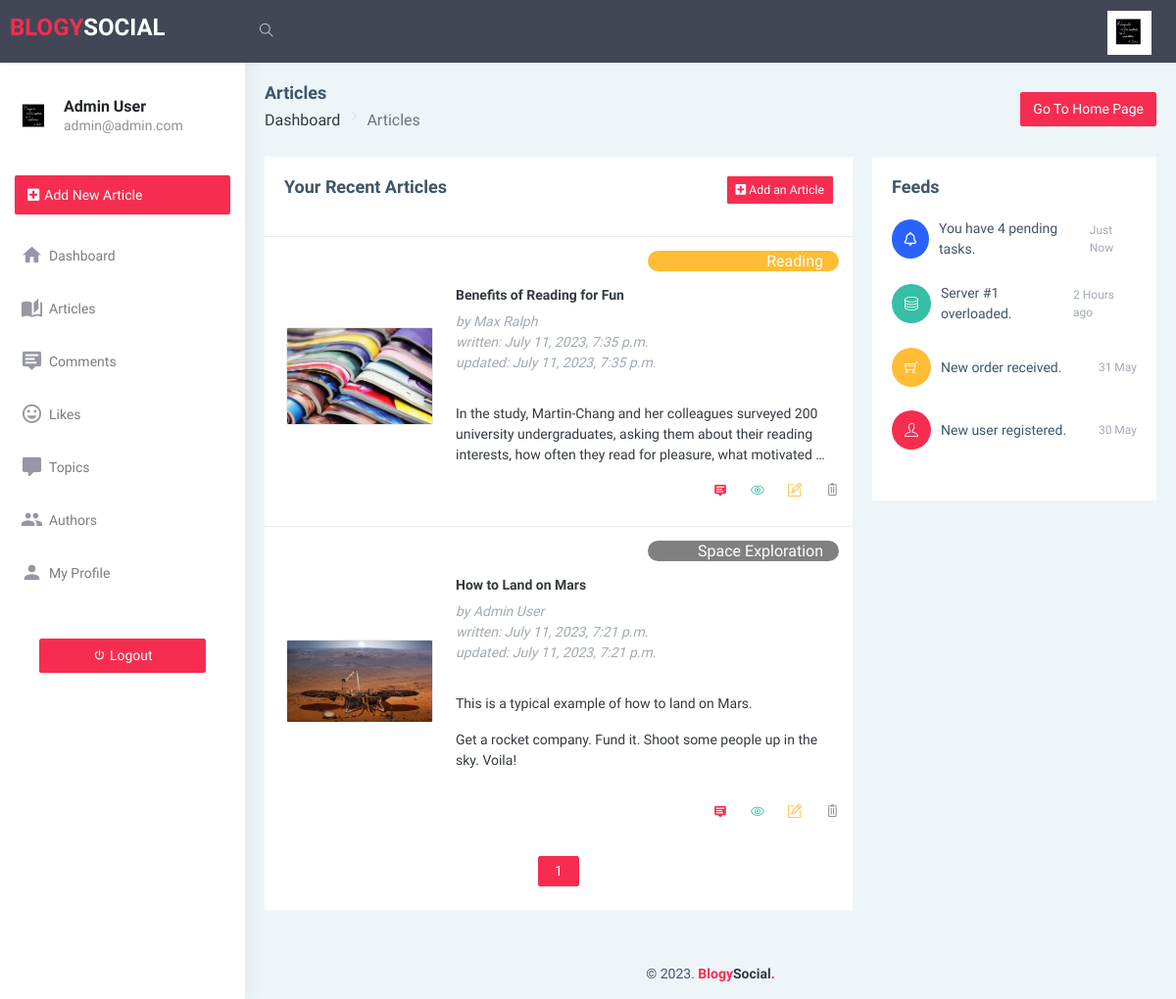
The page /posts/articles/ (signed in) on the database as committed earlier.
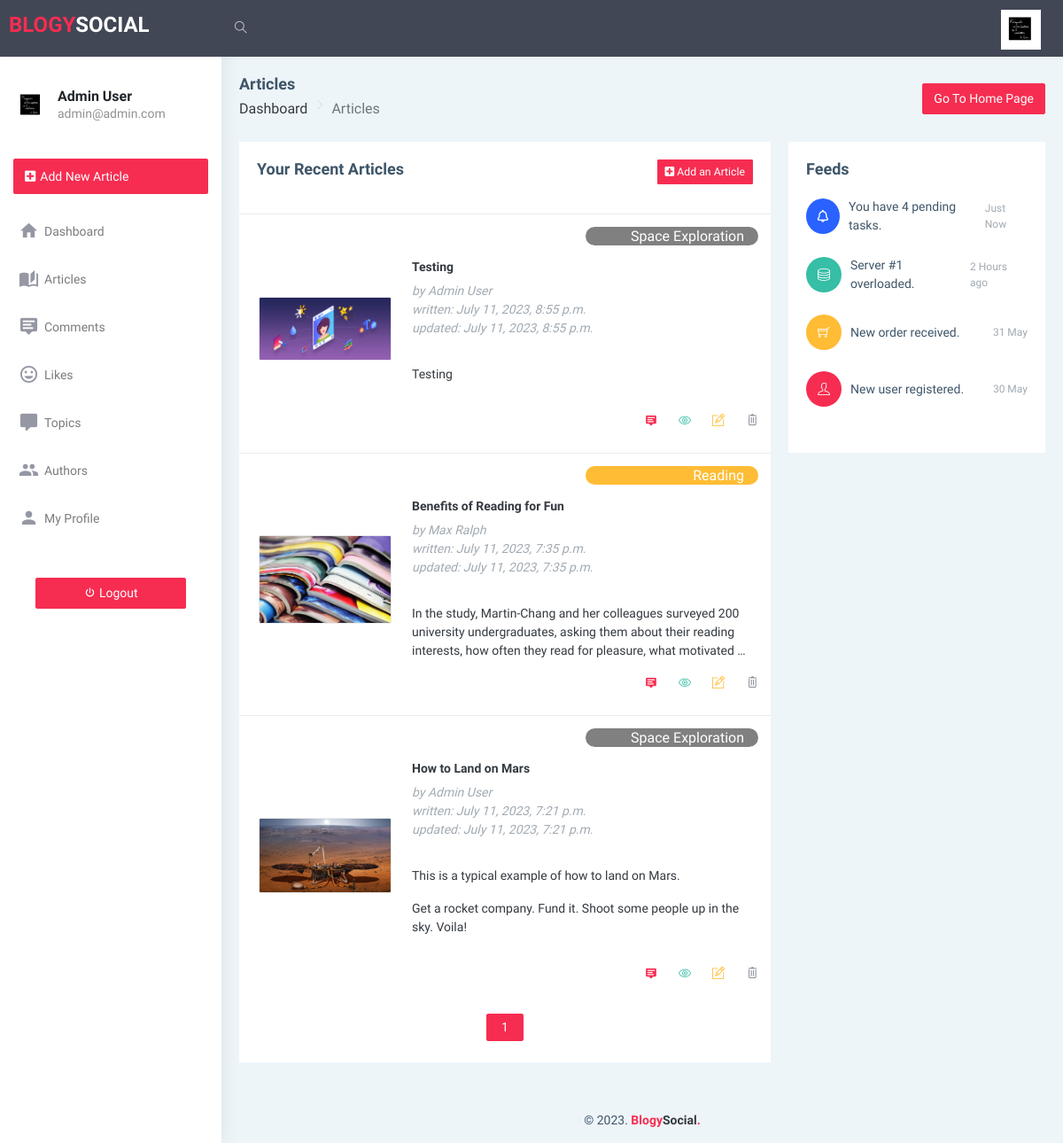
The same page on the database as committed later.
### posts/models.py (models this page shows, shortened)
class Article(models.Model):
    is_featured = models.BooleanField(
        verbose_name=_('Make Article Featured'),
        help_text=_('Change make article featured on index(home) page'),
        default=False,
    )
    title = models.CharField(
        verbose_name=_('Article Title'),
        help_text=_('Required and unique'),
        max_length=150,
        unique=True,
    )
    slug = models.SlugField(
        verbose_name=_(
            'Article safe URL'),
        max_length=255,
        unique=True)
    body = RichTextField(
        verbose_name=_('Write your Article'),
        unique=True,
    )
    image = models.ImageField(
        verbose_name=_('Article Preview Image'),
        help_text=_('Upload Article Image'),
        upload_to='images/articles/',
        default='images/default.png',
    )
    topic = models.ForeignKey(
        Topic,
        on_delete=models.CASCADE,
        verbose_name=_('Choose a Topic'
                       ))
    added_by = models.ForeignKey(UserModel, on_delete=models.CASCADE)
    is_active = models.BooleanField(
        verbose_name=_('Topic visibility'),
        help_text=_('Change topic visibility'),
        default=True,
    )
    created_at = models.DateTimeField(
        _('Created at'), auto_now_add=True, editable=False)
    updated_at = models.DateTimeField(_('Updated at'), auto_now=True)
    deleted_at = models.DateTimeField(null=True, blank=True)
    class Meta:
        verbose_name = _('Article')
        verbose_name_plural = _('Articles')

class Topic(models.Model):
    title = models.CharField(
        verbose_name=_('Topic Title'),
        help_text=_('Required and unique'),
        max_length=30,
        unique=True,
    )
    slug = models.SlugField(
        verbose_name=_('Topic safe URL'),
        max_length=255,
        unique=True)
    description = models.CharField(
        verbose_name=_('Topic Description'),
        help_text=_('Required and unique'),
        max_length=255,
    )
    representative_color = models.CharField(
        verbose_name=_('Representive Color for Topic'),
        help_text=_('Color for display of Topic to site visitors'),
        max_length=10,
        default='secondary'
    )
    added_by = models.ForeignKey(UserModel, on_delete=models.CASCADE)
    is_active = models.BooleanField(
        verbose_name=_('Topic visibility'),
        help_text=_('Change topic visibility'),
        default=True,
    )
    created_at = models.DateTimeField(
        _('Created at'), auto_now_add=True, editable=False)
    updated_at = models.DateTimeField(_('Updated at'), auto_now=True)
    deleted_at = models.DateTimeField(_('Deleted at'), null=True, blank=True)
    class Meta:
        verbose_name = _('Topic')
        verbose_name_plural = _('Topics')

### accounts/models.py (models this page shows, shortened)
class UserModel(AbstractBaseUser, PermissionsMixin):
    username = models.CharField(
        _('Username'),
        max_length=100,
        unique=True
    )
    email = models.CharField(
        _('Email Address'),
        max_length=150,
        unique=True
    )
    name = models.CharField(
        _('Name'),
        max_length=100
    )
    password = models.CharField(
        _('Password'),
        max_length=150
    )
    phone = models.CharField(
        _('Phone Number'),
        max_length=35,
        null=True,
        blank=True
    )
    photo = models.ImageField(
        verbose_name=_('Author Photo'),
        help_text=_('Upload photo'),
        upload_to='images/authors/',
        default='images/default.png',
        null=True,
        blank=True
    )
    about_me = models.TextField(
        _('About me'),
        max_length=255,
        null=True,
        blank=True
    )
    web = models.CharField(
        verbose_name=_('Author Website'),
        max_length=255,
        null=True,
        blank=True
    )
    instagram = models.CharField(
        verbose_name=_('Author Instagram'),
        max_length=255,
        null=True,
        blank=True
    )
    twitter = models.CharField(
        verbose_name=_('Author Twitter'),
        max_length=255,
        null=True,
        blank=True
    )
    remember_me = models.BooleanField(default=False)
    is_active = models.BooleanField(default=False)
    is_staff = models.BooleanField(default=False)
    created_at = models.DateTimeField(auto_now_add=True)
    updated_at = models.DateTimeField(auto_now=True)
    deleted_at = models.DateTimeField(null=True, blank=True)
    objects = CustomAccountsManager()
    USERNAME_FIELD = 'username'
    REQUIRED_FIELDS = ['email', 'password']
    class Meta:
        verbose_name = 'Account'
        verbose_name_plural = 'Accounts'

### posts/views.py (the view)
# urls.py: path('articles/', views.articles, name='articles'),
def articles(request):
    if request.user.is_staff:
        articles = Article.objects.filter(
            is_active=True).order_by('-updated_at')
    else:
        articles = Article.objects.filter(
            added_by=request.user, is_active=True).order_by('-updated_at')
    articles_count = articles.count()
    paginator = Paginator(articles, per_page=10)
    article_objects = paginator.get_page(1)
    article_objects.adjusted_elided_pages = paginator.get_elided_page_range(1)
    return render(request, 'posts/articles/index.html', {
        'articles': articles,
        'articles_count': articles_count,
        'article_objects': article_objects
    })

### pages/context_processors.py (called while the page is built)
def random_topics(request):
    topics = Topic.objects.filter(is_active=True)
    topics_list = list(topics)
    if topics.count() < 20:
        minimum_count = topics.count()
    elif topics.count() < 1:
        minimum_count = 0
    else:
        minimum_count = 20
    random_topics = random.sample(topics_list, minimum_count)
    return {'random_topics': random_topics}

def trending_topics_list(request):
    latest_articles_for_trending_topics = list(
        set(Article.objects.values_list('topic__title', flat=True).order_by('-created_at')[:100]))
    trending_topics_list = Topic.objects.filter(
        title__in=latest_articles_for_trending_topics, is_active=True).order_by('-created_at')
    return {'trending_topics_list': trending_topics_list}

def articles_objects(request):
    articles = Article.objects.filter(is_active=True).order_by('-created_at')
    paginator = Paginator(articles, per_page=10)
    articles_objects = paginator.get_page(1)
    articles_objects.adjusted_elided_pages = paginator.get_elided_page_range(1)
    return {'articles_objects': articles_objects}

### posts/templates/posts/articles/index.html (shortened to what the changed rows need)
{% extends 'dashboard/base.html' %}
{% load static %}
{% block styles %}
    <link rel="stylesheet" href="{% static 'css/posts.css' %}">
{% endblock %}
{% block heading %}Articles{% endblock %}
{% block main %}
    <div class="row">
        <section class="col-lg-8">
            <div class="card">
                <div class="comment-widgets scrollable">
                    {% if article_objects %}
                        {% for article in article_objects %}
                            <div class="d-flex flex-row comment-row border-top">
                                <a href="{% url 'posts:view_article' article.slug %}" class="text-dark d-flex flex-wrap align-items-center">
                                    <div class="p-2">
                                        <img src="
                                            {% if article.image != 'images/default.png' %}
                                                {{ article.image.url }}
                                            {% else %}
                                                {% static 'images/no-image.png' %}
                                            {% endif %}
                                        " alt="user" width="150"
                                        class="object-fit-cover border rounded product-unit-images">
                                    </div>
                                    <div class="comment-text active">
                                        <div class="d-flex flex-column w-100">
                                            <p class="label label-{{ article.topic.representative_color }} label-rounded px-3 py-1 fs-5 text-end w-50 align-self-end">{{ article.topic.title }}</p>
                                            <h6 class="font-medium">{{ article.title|truncatewords:25 }}</h6>
                                            <p class="fst-italic text-muted d-flex flex-column fs-6">
                                                <span>by {{ article.added_by.name|truncatewords:25 }}</span>
                                                <span>written: {{ article.created_at }}</span>
                                                <span>updated: {{ article.updated_at }}</span>
                                            </p>
                                            <p class="m-b-15 d-block text-break">{{ article.body|truncatewords:25|safe }} </p>
                                        </div>
                                        <div class="d-flex justify-content-end align-items-center gap-4">
                                            <div class="d-flex justify-content-end gap-4">
                                                <a href="{% url 'posts:add_comment' article.slug %}"><i class="mdi mdi-tooltip-text text-danger"></i></a>
                                                <a href="{% url 'posts:view_article' article.slug %}"><i class="ti-eye text-success"></i></a>
                                                {% if article.added_by == request.user or request.user.is_staff %}
                                                    <a href="{% url 'posts:update_article' article.slug %}"><i class="ti-pencil-alt text-warning"></i></a>
                                                    <a href="{% url 'posts:delete_article' article.slug %}"><i class="ti-trash text-secondary"></i></a>
                                                {% endif %}
                                            </div>
                                        </div>
                                    </div>
                                </a>
                            </div>
                        {% endfor %}
                    {% else %}
                            <p class="text-center fs-5 my-4">There are no existing articles yet. <a href="{% url 'posts:add_article' %}" class="text-danger">Add One</a>.</p>
                    {% endif %}
                </div>
                <div class="d-flex justify-content-center gap-2 mb-4">
                    {% for page_number in article_objects.adjusted_elided_pages %}
                        {% if page_number == article_objects.paginator.ELLIPSIS %}
                            {{ page_number }}
                        {% else %}
                            <a
                                href="{% url 'posts:articles_pages' page_number %}"
                                class="btn {% if page_number == article_objects.number %}btn-danger text-white{% else %}btn-light text-dark{% endif %} py-1 px-3 rounded"
                            >
                                {{page_number}}
                            </a>
                        {% endif %}
                    {% endfor %}
                </div>
            </div>
        </section>
    </div>
{% endblock %}

Rows that differ between the two databases and show on the page:
added Article: image (picture), topic "Space Exploration", title "Testing", added_by.name "Admin User", created_at "July 11, 2023, 8:55 p.m.", updated_at "July 11, 2023, 8:55 p.m.", body "Testing"
